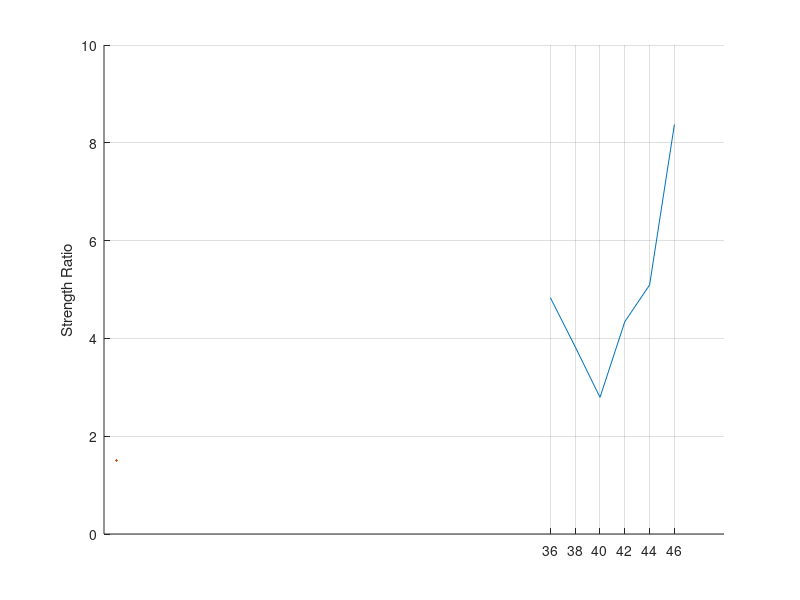

Reproduce this figure in MATLAB. (Note: this script raises an error after producing the figure.)
%% Optimization Postprocesser
clc;clear;close all;
%%
load('theta.mat');
number_of_layers = zeros(size(theta));
strength_ratio = zeros(size(theta));
weight = zeros(size(theta));
for i = 1:length(theta)
    number_of_layers(i) = theta{i}{1};
    strength_ratio(i) = theta{i}{2};
    weight(i) = theta{i}{3};    % kg
end

f1 = figure;
hold on;grid on;
plot(number_of_layers*2,strength_ratio,LineWidth=1.5);
xticks(number_of_layers*2);
ylabel('Strength Ratio');
yyaxis right
plot(number_of_layers*2,weight*1e3,LineWidth=1.5);
ylabel('Weight (g)');
xlabel('Number of Layers');
exportgraphics(f1,'Plots/optim_results.eps', BackgroundColor='none',ContentType='vector')

